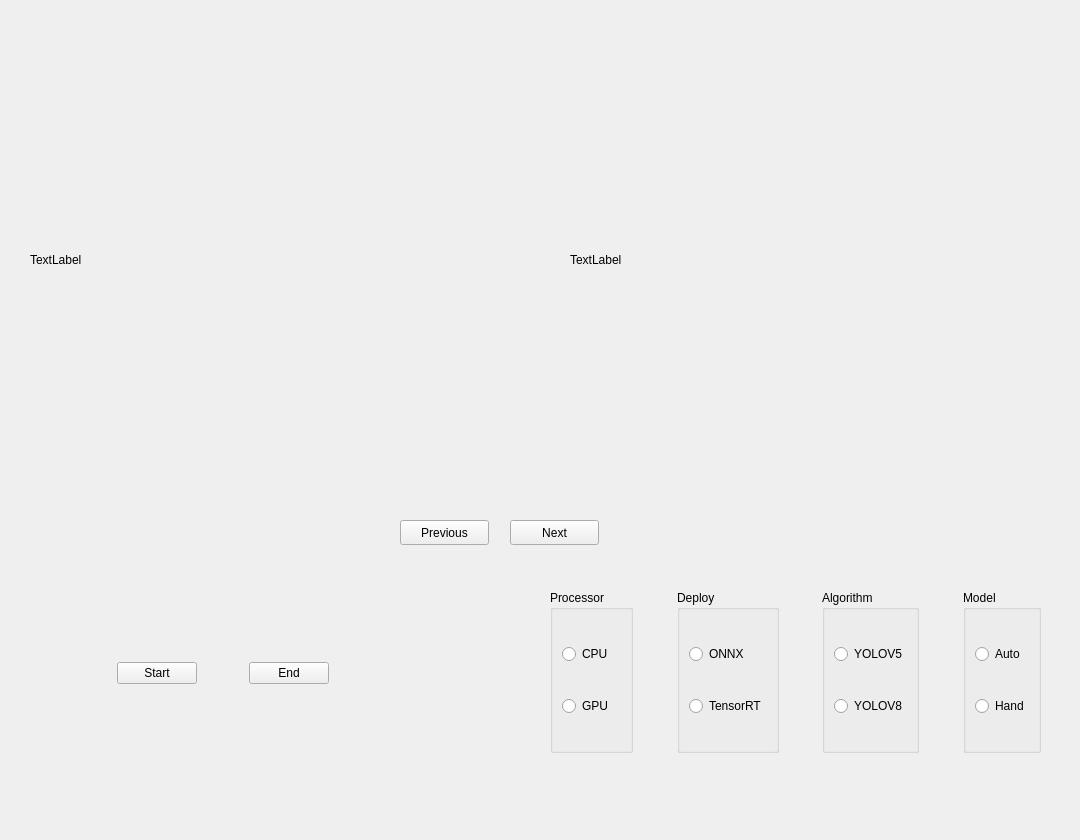
<?xml version="1.0" encoding="UTF-8"?>
<ui version="4.0">
 <class>InferencePage</class>
 <widget class="QWidget" name="InferencePage">
  <property name="geometry">
   <rect>
    <x>0</x>
    <y>0</y>
    <width>1080</width>
    <height>840</height>
   </rect>
  </property>
  <property name="windowTitle">
   <string>ShowPage</string>
  </property>
  <widget class="QLabel" name="preprocess_img">
   <property name="geometry">
    <rect>
     <x>30</x>
     <y>20</y>
     <width>480</width>
     <height>480</height>
    </rect>
   </property>
   <property name="text">
    <string>TextLabel</string>
   </property>
  </widget>
  <widget class="QLabel" name="post_image">
   <property name="geometry">
    <rect>
     <x>570</x>
     <y>20</y>
     <width>480</width>
     <height>480</height>
    </rect>
   </property>
   <property name="text">
    <string>TextLabel</string>
   </property>
  </widget>
  <widget class="QWidget" name="layoutWidget">
   <property name="geometry">
    <rect>
     <x>70</x>
     <y>660</y>
     <width>306</width>
     <height>27</height>
    </rect>
   </property>
   <layout class="QHBoxLayout" name="horizontalLayout">
    <item>
     <spacer name="horizontalSpacer_2">
      <property name="orientation">
       <enum>Qt::Horizontal</enum>
      </property>
      <property name="sizeHint" stdset="0">
       <size>
        <width>40</width>
        <height>20</height>
       </size>
      </property>
     </spacer>
    </item>
    <item>
     <widget class="QPushButton" name="pushButtonStart">
      <property name="text">
       <string>Start</string>
      </property>
     </widget>
    </item>
    <item>
     <spacer name="horizontalSpacer">
      <property name="orientation">
       <enum>Qt::Horizontal</enum>
      </property>
      <property name="sizeHint" stdset="0">
       <size>
        <width>40</width>
        <height>20</height>
       </size>
      </property>
     </spacer>
    </item>
    <item>
     <widget class="QPushButton" name="pushButtonEnd">
      <property name="text">
       <string>End</string>
      </property>
     </widget>
    </item>
    <item>
     <spacer name="horizontalSpacer_3">
      <property name="orientation">
       <enum>Qt::Horizontal</enum>
      </property>
      <property name="sizeHint" stdset="0">
       <size>
        <width>40</width>
        <height>20</height>
       </size>
      </property>
     </spacer>
    </item>
   </layout>
  </widget>
  <widget class="QWidget" name="layoutWidget">
   <property name="geometry">
    <rect>
     <x>550</x>
     <y>590</y>
     <width>491</width>
     <height>163</height>
    </rect>
   </property>
   <layout class="QHBoxLayout" name="horizontalLayout_2">
    <item>
     <widget class="QGroupBox" name="groupBoxProcessor">
      <property name="title">
       <string>Processor</string>
      </property>
      <layout class="QVBoxLayout" name="verticalLayout_4">
       <item>
        <spacer name="verticalSpacer_10">
         <property name="orientation">
          <enum>Qt::Vertical</enum>
         </property>
         <property name="sizeHint" stdset="0">
          <size>
           <width>20</width>
           <height>17</height>
          </size>
         </property>
        </spacer>
       </item>
       <item>
        <widget class="QRadioButton" name="radioButtonCPU">
         <property name="text">
          <string>CPU</string>
         </property>
        </widget>
       </item>
       <item>
        <spacer name="verticalSpacer_11">
         <property name="orientation">
          <enum>Qt::Vertical</enum>
         </property>
         <property name="sizeHint" stdset="0">
          <size>
           <width>20</width>
           <height>17</height>
          </size>
         </property>
        </spacer>
       </item>
       <item>
        <widget class="QRadioButton" name="radioButtonGPU">
         <property name="text">
          <string>GPU</string>
         </property>
        </widget>
       </item>
       <item>
        <spacer name="verticalSpacer_12">
         <property name="orientation">
          <enum>Qt::Vertical</enum>
         </property>
         <property name="sizeHint" stdset="0">
          <size>
           <width>20</width>
           <height>13</height>
          </size>
         </property>
        </spacer>
       </item>
      </layout>
     </widget>
    </item>
    <item>
     <spacer name="horizontalSpacer_4">
      <property name="orientation">
       <enum>Qt::Horizontal</enum>
      </property>
      <property name="sizeHint" stdset="0">
       <size>
        <width>13</width>
        <height>20</height>
       </size>
      </property>
     </spacer>
    </item>
    <item>
     <widget class="QGroupBox" name="groupBoxDeploy">
      <property name="title">
       <string>Deploy</string>
      </property>
      <layout class="QVBoxLayout" name="verticalLayout_2">
       <item>
        <spacer name="verticalSpacer_4">
         <property name="orientation">
          <enum>Qt::Vertical</enum>
         </property>
         <property name="sizeHint" stdset="0">
          <size>
           <width>20</width>
           <height>17</height>
          </size>
         </property>
        </spacer>
       </item>
       <item>
        <widget class="QRadioButton" name="radioButtonONNX">
         <property name="text">
          <string>ONNX</string>
         </property>
        </widget>
       </item>
       <item>
        <spacer name="verticalSpacer_5">
         <property name="orientation">
          <enum>Qt::Vertical</enum>
         </property>
         <property name="sizeHint" stdset="0">
          <size>
           <width>20</width>
           <height>17</height>
          </size>
         </property>
        </spacer>
       </item>
       <item>
        <widget class="QRadioButton" name="radioButtonTensor">
         <property name="text">
          <string>TensorRT</string>
         </property>
        </widget>
       </item>
       <item>
        <spacer name="verticalSpacer_6">
         <property name="orientation">
          <enum>Qt::Vertical</enum>
         </property>
         <property name="sizeHint" stdset="0">
          <size>
           <width>20</width>
           <height>13</height>
          </size>
         </property>
        </spacer>
       </item>
      </layout>
     </widget>
    </item>
    <item>
     <spacer name="horizontalSpacer_5">
      <property name="orientation">
       <enum>Qt::Horizontal</enum>
      </property>
      <property name="sizeHint" stdset="0">
       <size>
        <width>13</width>
        <height>20</height>
       </size>
      </property>
     </spacer>
    </item>
    <item>
     <widget class="QGroupBox" name="groupBoxAlgorithm">
      <property name="title">
       <string>Algorithm</string>
      </property>
      <layout class="QVBoxLayout" name="verticalLayout_3">
       <item>
        <spacer name="verticalSpacer_7">
         <property name="orientation">
          <enum>Qt::Vertical</enum>
         </property>
         <property name="sizeHint" stdset="0">
          <size>
           <width>20</width>
           <height>17</height>
          </size>
         </property>
        </spacer>
       </item>
       <item>
        <widget class="QRadioButton" name="radioButtonYO5">
         <property name="text">
          <string>YOLOV5</string>
         </property>
        </widget>
       </item>
       <item>
        <spacer name="verticalSpacer_8">
         <property name="orientation">
          <enum>Qt::Vertical</enum>
         </property>
         <property name="sizeHint" stdset="0">
          <size>
           <width>20</width>
           <height>17</height>
          </size>
         </property>
        </spacer>
       </item>
       <item>
        <widget class="QRadioButton" name="radioButtonYO8">
         <property name="text">
          <string>YOLOV8</string>
         </property>
        </widget>
       </item>
       <item>
        <spacer name="verticalSpacer_9">
         <property name="orientation">
          <enum>Qt::Vertical</enum>
         </property>
         <property name="sizeHint" stdset="0">
          <size>
           <width>20</width>
           <height>13</height>
          </size>
         </property>
        </spacer>
       </item>
      </layout>
     </widget>
    </item>
    <item>
     <spacer name="horizontalSpacer_6">
      <property name="orientation">
       <enum>Qt::Horizontal</enum>
      </property>
      <property name="sizeHint" stdset="0">
       <size>
        <width>13</width>
        <height>20</height>
       </size>
      </property>
     </spacer>
    </item>
    <item>
     <widget class="QGroupBox" name="groupBoxModel">
      <property name="title">
       <string>Model</string>
      </property>
      <layout class="QVBoxLayout" name="verticalLayout">
       <item>
        <spacer name="verticalSpacer">
         <property name="orientation">
          <enum>Qt::Vertical</enum>
         </property>
         <property name="sizeHint" stdset="0">
          <size>
           <width>20</width>
           <height>17</height>
          </size>
         </property>
        </spacer>
       </item>
       <item>
        <widget class="QRadioButton" name="radioButtonAuto">
         <property name="text">
          <string>Auto</string>
         </property>
        </widget>
       </item>
       <item>
        <spacer name="verticalSpacer_2">
         <property name="orientation">
          <enum>Qt::Vertical</enum>
         </property>
         <property name="sizeHint" stdset="0">
          <size>
           <width>20</width>
           <height>17</height>
          </size>
         </property>
        </spacer>
       </item>
       <item>
        <widget class="QRadioButton" name="radioButtonHand">
         <property name="text">
          <string>Hand</string>
         </property>
        </widget>
       </item>
       <item>
        <spacer name="verticalSpacer_3">
         <property name="orientation">
          <enum>Qt::Vertical</enum>
         </property>
         <property name="sizeHint" stdset="0">
          <size>
           <width>20</width>
           <height>13</height>
          </size>
         </property>
        </spacer>
       </item>
      </layout>
     </widget>
    </item>
   </layout>
  </widget>
  <widget class="QPushButton" name="pushButtonPrevious">
   <property name="geometry">
    <rect>
     <x>400</x>
     <y>520</y>
     <width>89</width>
     <height>25</height>
    </rect>
   </property>
   <property name="text">
    <string>Previous</string>
   </property>
  </widget>
  <widget class="QPushButton" name="pushButtonNext">
   <property name="geometry">
    <rect>
     <x>510</x>
     <y>520</y>
     <width>89</width>
     <height>25</height>
    </rect>
   </property>
   <property name="text">
    <string>Next</string>
   </property>
  </widget>
 </widget>
 <resources/>
 <connections/>
</ui>
